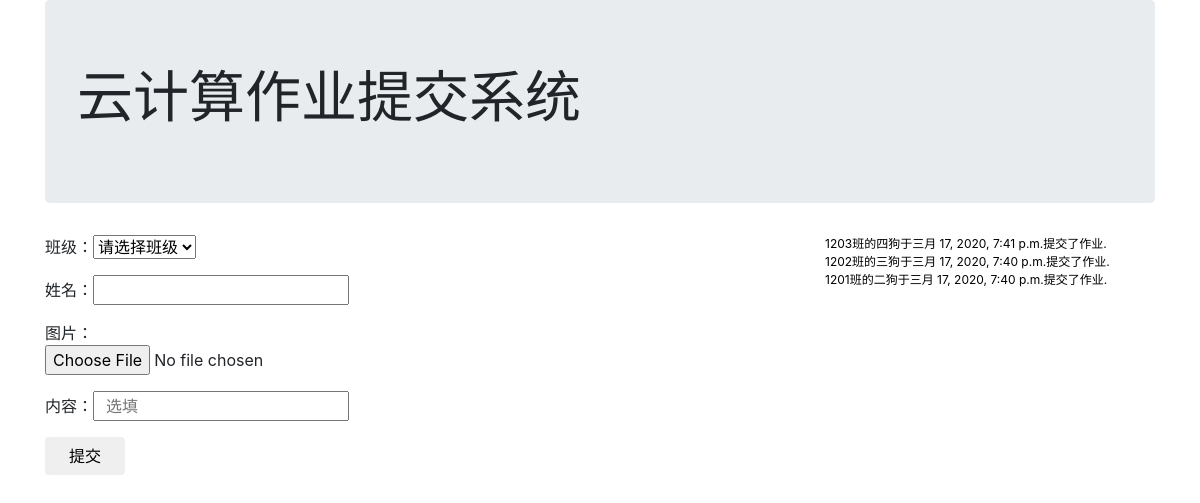
Before: / with the older database file.
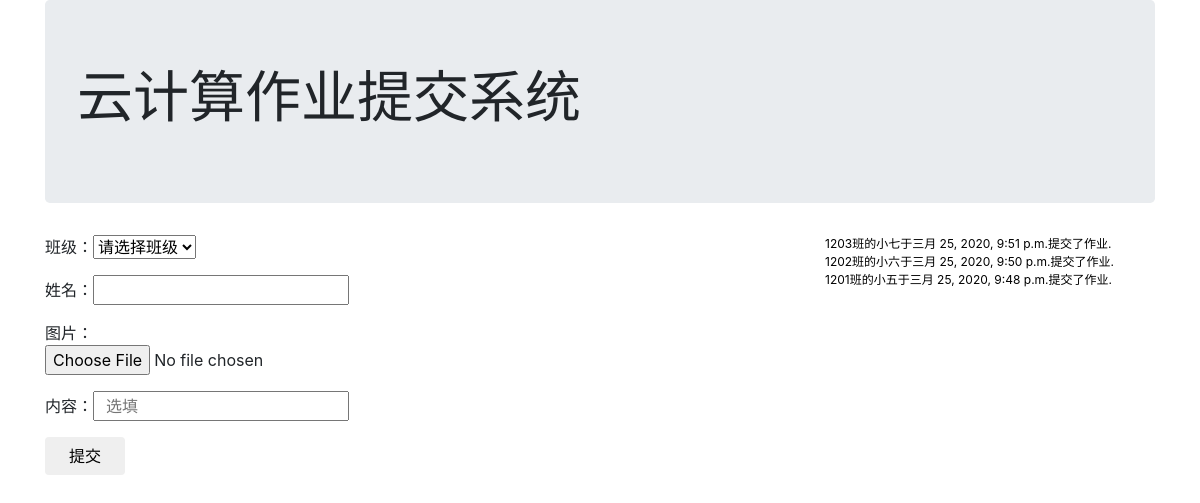
After: the same page with the newer database file.
### image_app/models.py (models this page shows, shortened)
class PostModel(models.Model):
    category=models.ForeignKey(CategoryModel,on_delete=models.DO_NOTHING,verbose_name='班级分类',max_length=20)
    name=models.CharField(max_length=10,verbose_name='姓名')
    image=models.ImageField(upload_to='images/',verbose_name='图片')
    content=models.CharField(max_length=100,null=True,verbose_name='内容')
    created_time=models.DateTimeField(auto_now_add=True,verbose_name='提交时间')
    class Meta:
        verbose_name='提交内容'
        verbose_name_plural='提交内容'
        ordering=['-created_time']

class CategoryModel(models.Model):
    STATUS_NORMAL=1
    STATUS_DELETE=0
    STATUS_ITEMS=(
        (STATUS_NORMAL,'显示'),
        (STATUS_DELETE,'不显示'),
    )
    name=models.CharField(max_length=20,verbose_name='班级分类')
    status=models.PositiveIntegerField(choices=STATUS_ITEMS,default=STATUS_NORMAL,verbose_name='状态')
    def __str__(self):
        return self.name
    class Meta:
        verbose_name='班级分类'
        verbose_name_plural='班级分类'

### image_app/views.py (the view)
# urls.py: path('',views.index),
def index(request):
    if request.method=='POST':
        form=PostForm(request.POST,request.FILES)
        if form.is_valid():
            form.save()
            messages.success(request,'提交成功！')
            return HttpResponseRedirect(reverse('index'))
        else:
            posts=PostModel.objects.all()[:10].only('category', 'name', 'created_time')
            context={'form':form,'posts':posts}
            return render(request, 'image_app/index.html', context)
    else:
        form=PostForm()
        posts=PostModel.objects.all()[:10].only('category','name','created_time')
        context={'form':form,'posts':posts}
        return render(request,'image_app/index.html',context)

### image_app/forms.py (shortened to what this page needs)
class PostForm(forms.ModelForm):
    category=forms.ModelChoiceField(
        queryset=CategoryModel.objects.filter(status=CategoryModel.STATUS_NORMAL),
        empty_label='请选择班级',
        label='班级',
    )
    name=forms.CharField(
        label='姓名',
    )
    image=forms.ImageField(
        label='图片',
    )
    content=forms.CharField(
        label='内容',
        required=False,
        widget=forms.TextInput(
            attrs={
                'placeholder':'  选填',
            }
        )
    )
    class Meta:
        model=PostModel
        fields=('category','name','image','content')

### image_app/templates/image_app/index.html (shortened to what this page needs)
<!DOCTYPE html>
{% load staticfiles %}
<html lang="en">
<head>
    <link rel="stylesheet" href="{% static 'css/bootstrap.css' %}">
    <link rel="stylesheet" href="{% static 'css/scroll.css' %}">
</head>
<body>
<div class="container">
    <div class="jumbotron">
        <h1 class="display-4">云计算作业提交系统</h1>
    </div>
    <div class="row">
        <div class="col-4">
            <form action="{% url 'index' %}" method="post" enctype="multipart/form-data">
                {% for field in form %}
                    <div class="form-group">
                        {{ field.label }}：{{ field }}
                    </div>
                {% endfor %}
                <input class="btn" style="width: 80px" type="submit" value="提交">
            </form>
        </div>
        <div class="col-4">
        </div>
        <div class="col-4">
            <div class="out">
                <ul class="animate">
                    {% for post in posts %}
                        <li>
                        {{ post.category }}的{{ post.name }}于{{ post.created_time }}提交了作业.
                        </li>
                    {% endfor %}
                </ul>
            </div>
        </div>
    </div>
</div>
</body>
</html>

### image_app/static/css/scroll.css (style rules this page uses)
.out { width: 100%; height: 100%; margin: 0 auto; overflow-y: hidden; }
.animate { padding-left: 20px; font-size: 12px; color: black; display: inline-block; list-style-type: none; white-space: nowrap; animation: 10s wordsLoop linear infinite normal; }

Changed rows visible on the page:
removed PostModel: category "1203班", name "四狗", created_time "三月 17, 2020, 7:41 p.m."
removed PostModel: category "1202班", name "三狗", created_time "三月 17, 2020, 7:40 p.m."
removed PostModel: category "1201班", name "二狗", created_time "三月 17, 2020, 7:40 p.m."
added PostModel: category "1203班", name "小七", created_time "三月 25, 2020, 9:51 p.m."
added PostModel: category "1202班", name "小六", created_time "三月 25, 2020, 9:50 p.m."
added PostModel: category "1201班", name "小五", created_time "三月 25, 2020, 9:48 p.m."
